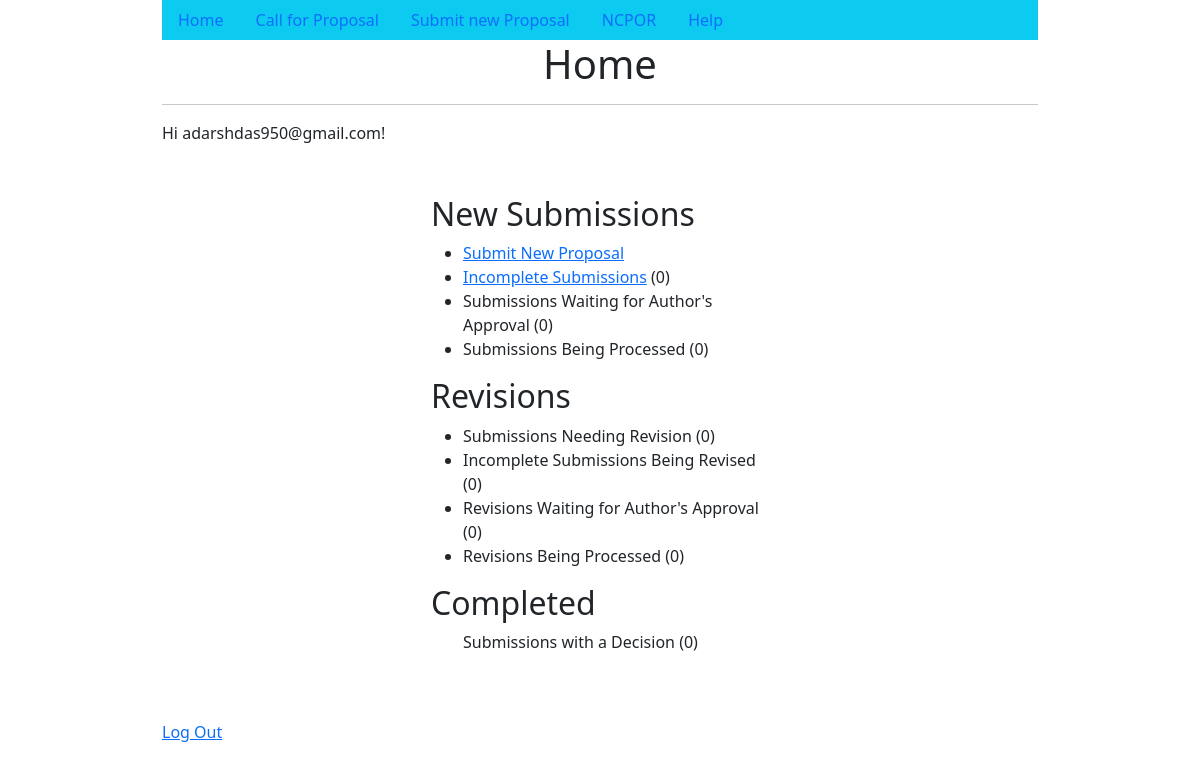
/proposals/home (signed in), run on an earlier commit of the app's database.
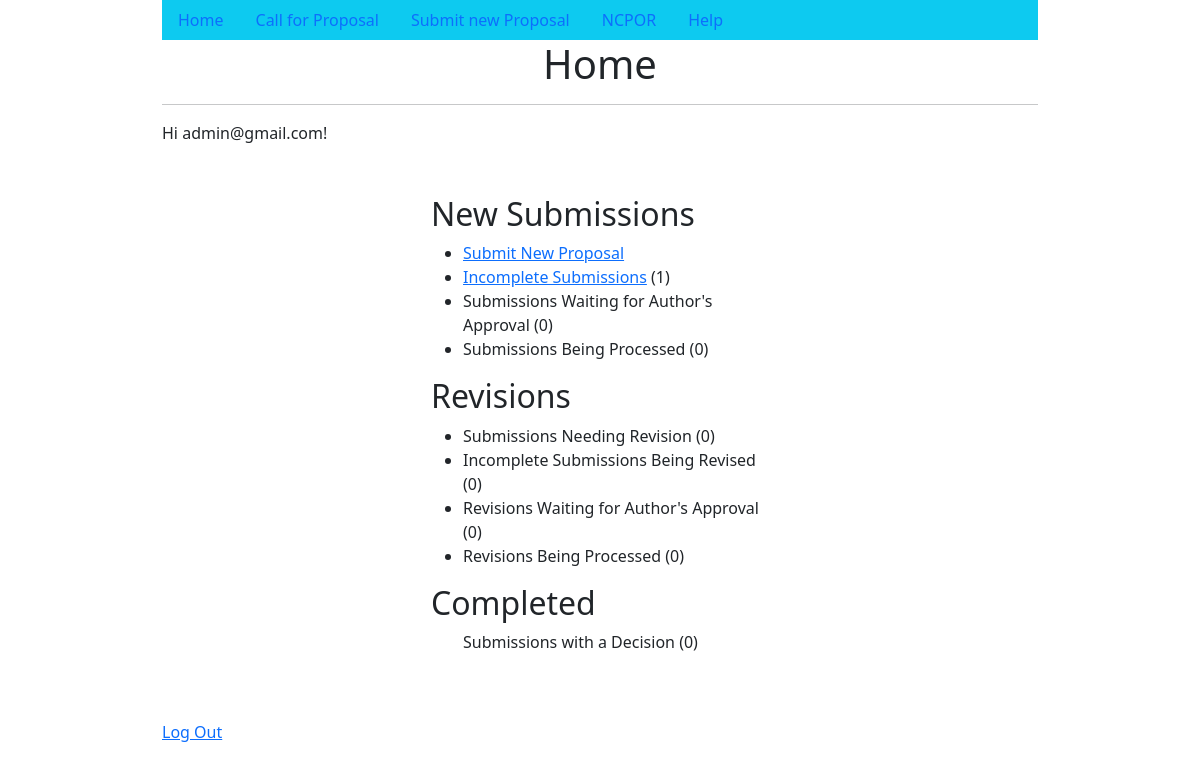
And on a later commit of the database.
### authentication/models.py (models this page shows)
class CustomUser(AbstractUser):
    username = None
    email = models.EmailField(unique=True)
    objects = CustomUserManager()
    USERNAME_FIELD = "email"
    REQUIRED_FIELDS = []

### proposals/views.py (the view)
# urls.py: path('home', views.home),
@login_required
def home(request):
    return render(
        request=request,
        template_name="home.html",
        context={
            "incomplete": IncompleteProposals.objects.filter(
                email=request.user.email
            ).count()
        },
    )

### proposals/templates/home.html (shortened to what this page needs)
{% extends 'base.html' %}
{% block head %}Home{% endblock head %}
{% block content %}
    Hi {{ user.email }}!
    <div style="width: 50%; margin: auto; padding: 50px;">
        <h2>New Submissions</h2>
        <ul>
            <li><a href="/proposals/submit">Submit New Proposal</a></li>
            <li><a href="/proposals/incomplete">Incomplete Submissions</a> ({{ incomplete }})</li>
            <li>Submissions Waiting for Author's Approval (0)</li>
            <li>Submissions Being Processed (0)</li>
        </ul>
        <h2>Revisions</h2>
        <ul>
            <li>Submissions Needing Revision (0)</li>
            <li>Incomplete Submissions Being Revised (0)</li>
            <li>Revisions Waiting for Author's Approval (0)</li>
            <li>Revisions Being Processed (0)</li>
        </ul>
        <h2>Completed</h2>
        <ul>
            Submissions with a Decision (0)
        </ul>
    </div>
    <p><a href="{% url 'logout' %}">Log Out</a></p>
{% endblock content %}

What changed in the data, as far as the page shows it:
changed CustomUser: email "adarshdas950@gmail.com" → "admin@gmail.com"
Also different on the page:
{{ incomplete }}: "0" → "1"
